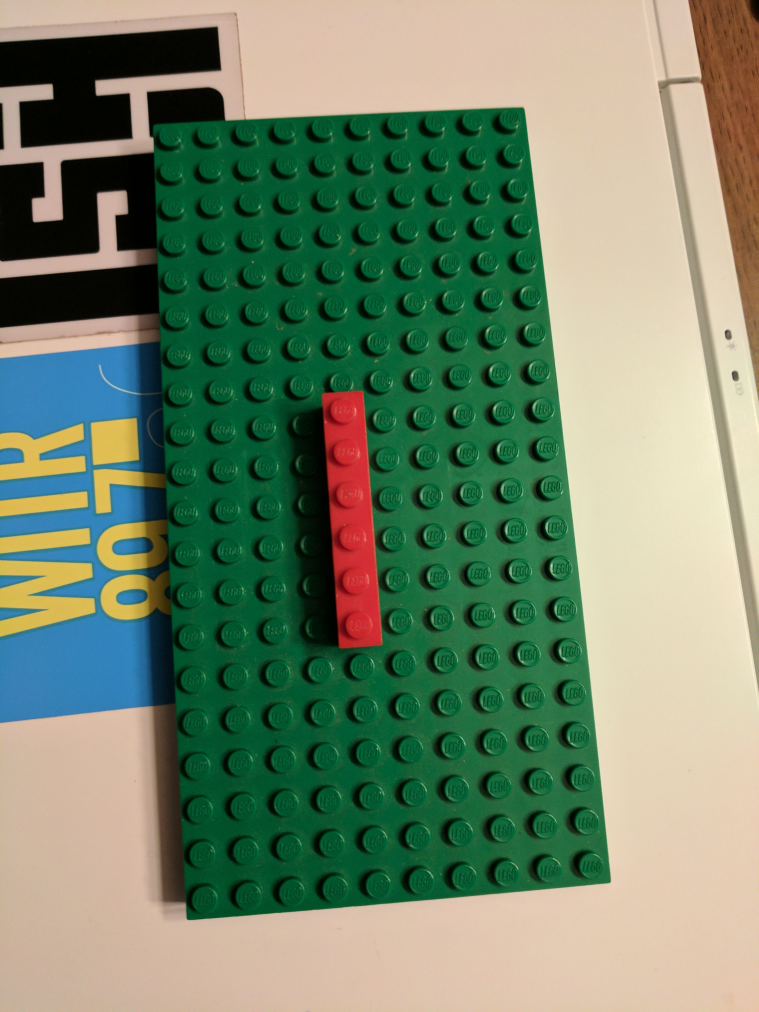
//> input picture test1.jpg, 3036 x 4048 px (shown at 1/4 size)
$ ./squares test1.jpg   (built with g++ and OpenCV 4)
//> lines starting //> are read from the running program, lines starting //| are printed output that depends on the picture; after the words box and inside, x2 and y2 are one past the last pixel; in counts of white or black regions, pixels touching at a corner belong together
// The "Square Detector" program.
// It loads several images sequentially and tries to find squares in
// each image

#include "opencv2/core/core.hpp"
#include "opencv2/imgproc/imgproc.hpp"
#include "opencv2/highgui/highgui.hpp"

#include <iostream>
#include <math.h>
#include <string.h>

using namespace cv;
using namespace std;

static void help()
{
    cout <<
    "\nA program using pyramid scaling, Canny, contours, contour simpification and\n"
    "memory storage (it's got it all folks) to find\n"
    "squares in a list of images pic1-6.png\n"
    "Returns sequence of squares detected on the image.\n"
    "the sequence is stored in the specified memory storage\n"
    "Call:\n"
    "./squares\n"
    "Using OpenCV version %s\n" << CV_VERSION << "\n" << endl;
}


int thresh = 50, N = 11;
const char* wndname = "Square Detection Demo";

// helper function:
// finds a cosine of angle between vectors
// from pt0->pt1 and from pt0->pt2
static double angle( Point pt1, Point pt2, Point pt0 )
{
    double dx1 = pt1.x - pt0.x;
    double dy1 = pt1.y - pt0.y;
    double dx2 = pt2.x - pt0.x;
    double dy2 = pt2.y - pt0.y;
    return (dx1*dx2 + dy1*dy2)/sqrt((dx1*dx1 + dy1*dy1)*(dx2*dx2 + dy2*dy2) + 1e-10);
}

// returns sequence of squares detected on the image.
// the sequence is stored in the specified memory storage
static void findSquares( const Mat& image, vector<vector<Point> >& squares )
{
    squares.clear();

    Mat pyr, timg, gray0(image.size(), CV_8U), gray;

    // down-scale and upscale the image to filter out the noise
    pyrDown(image, pyr, Size(image.cols/2, image.rows/2));
    pyrUp(pyr, timg, image.size());
    vector<vector<Point> > contours;

    // find squares in every color plane of the image
    for( int c = 0; c < 3; c++ )
    {
        int ch[] = {c, 0};
        mixChannels(&timg, 1, &gray0, 1, ch, 1);

        // try several threshold levels
        for( int l = 0; l < N; l++ )
        {
            // hack: use Canny instead of zero threshold level.
            // Canny helps to catch squares with gradient shading
            if( l == 0 )
            {
                // apply Canny. Take the upper threshold from slider
                // and set the lower to 0 (which forces edges merging)
                Canny(gray0, gray, 0, thresh, 5);
                // dilate canny output to remove potential
                // holes between edge segments
                dilate(gray, gray, Mat(), Point(-1,-1));
            }
            else
            {
                // apply threshold if l!=0:
                //     tgray(x,y) = gray(x,y) < (l+1)*255/N ? 255 : 0
                gray = gray0 >= (l+1)*255/N;
            }

            // find contours and store them all as a list
            findContours(gray, contours, CV_RETR_LIST, CV_CHAIN_APPROX_SIMPLE);

            vector<Point> approx;

            // test each contour
            for( size_t i = 0; i < contours.size(); i++ )
            {
                // approximate contour with accuracy proportional
                // to the contour perimeter
                approxPolyDP(Mat(contours[i]), approx, arcLength(Mat(contours[i]), true)*0.02, true);
                // square contours should have 4 vertices after approximation
                // relatively large area (to filter out noisy contours)
                // and be convex.
                // Note: absolute value of an area is used because
                // area may be positive or negative - in accordance with the
                // contour orientation
                if( approx.size() == 4 &&
                    fabs(contourArea(Mat(approx))) > 1000 &&
                    isContourConvex(Mat(approx)) )
                {
                    Rect boundRect = boundingRect(Mat(contours[i]));
                    double maxCosine = 0;

                    for( int j = 2; j < 5; j++ )
                    {
                        // find the maximum cosine of the angle between joint edges
                        double cosine = fabs(angle(approx[j%4], approx[j-2], approx[j-1]));
                        maxCosine = MAX(maxCosine, cosine);
                    }

                    // if cosines of all angles are small
                    // (all angles are ~90 degree) then write quandrange
                    // vertices to resultant sequence
                    if( maxCosine < 0.3 )
                        squares.push_back(approx);
                }
            }
        }
    }
}


// the function draws all the squares in the image
static void drawSquares( Mat& image, const vector<vector<Point> >& squares )
{
    for( size_t i = 0; i < squares.size(); i++ )
    {
        const Point* p = &squares[i][0];
        int n = (int)squares[i].size();
        polylines(image, &p, &n, 1, true, Scalar(0,255,0), 3, CV_AA);
    }

    resize(image, image, Size((1000.0/image.rows)*image.cols,1000));
    imshow(wndname, image);
}


int main(int argc, char** argv)
{
    help();
    namedWindow( wndname, 1 );
    vector<vector<Point> > squares;

    for( int i = 1; i < argc; i++ )
    {
        Mat image = imread(argv[i], 1);
//> image is the input picture: 4048 rows x 3036 cols, CV_8UC3; mean B, G, R 107.6, 134.1, 114.2
        if( image.empty() )
        {
            cout << "Couldn't load " << argv[i] << endl;
            continue;
        }

        findSquares(image, squares);
//> the loop in findSquares, `for( int c = 0; c < 3; c++ )` made 3 passes
//> pass 1, in findSquares, `mixChannels(&timg, 1, &gray0, 1, ch, 1);`:
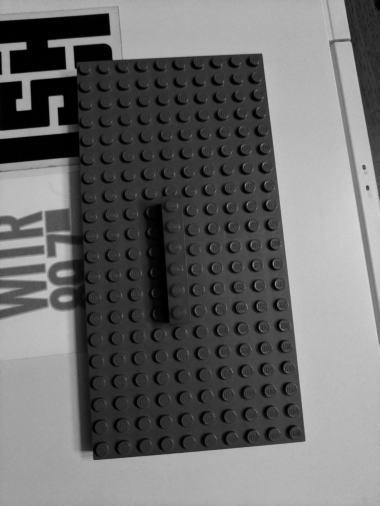
//> gray0: 4048 rows x 3036 cols, CV_8UC1 (shown at 1/8 size); min 0, max 220, mean 107.6
//> after the loop in findSquares, `for( int c = 0; c < 3; c++ )`:
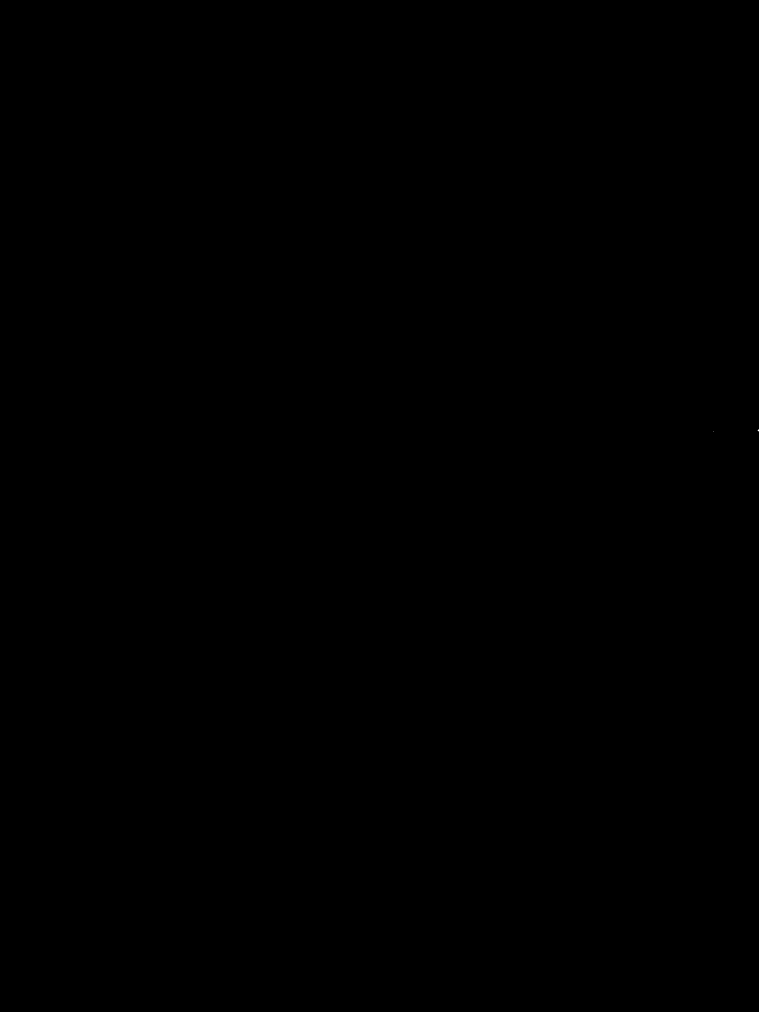
//> gray: 4048 rows x 3036 cols, CV_8UC1 (shown at 1/4 size); 0% white in thin lines or dots, all inside (x1, y1, x2, y2) = (2853, 1719, 3034, 1726)
//> after the loop in findSquares, `for( int c = 0; c < 3; c++ )`: contours = 2 contours, all with area under 20; squares = 66 contours; largest, box (x1, y1, x2, y2) and area: (0, 0, 3035, 4048) 11398380, (0, 0, 3030, 4048) 11388272, (1286, 1561, 1532, 2595) 170454, (1284, 1560, 1533, 2596) 168759, (1286, 1561, 1532, 2595) 166962
        drawSquares(image, squares);
//> the loop in drawSquares, `for( size_t i = 0; i < squares.size(); i++ )` made 66 passes
//> after the loop in drawSquares, `for( size_t i = 0; i < squares.size(); i++ )`:
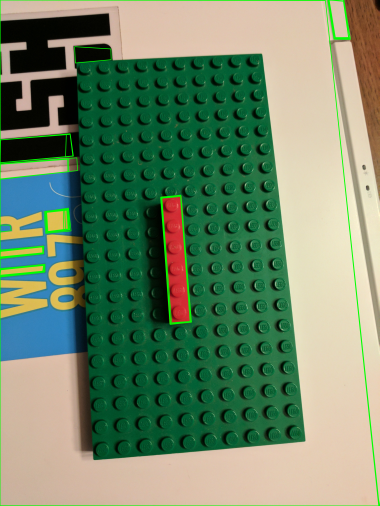
//> image: 4048 rows x 3036 cols, CV_8UC3 (shown at 1/8 size); mean B, G, R 105.8, 135.9, 111.6
//> in drawSquares, `resize(image, image, Size((1000.0/image.rows)*image.cols,1000));`:
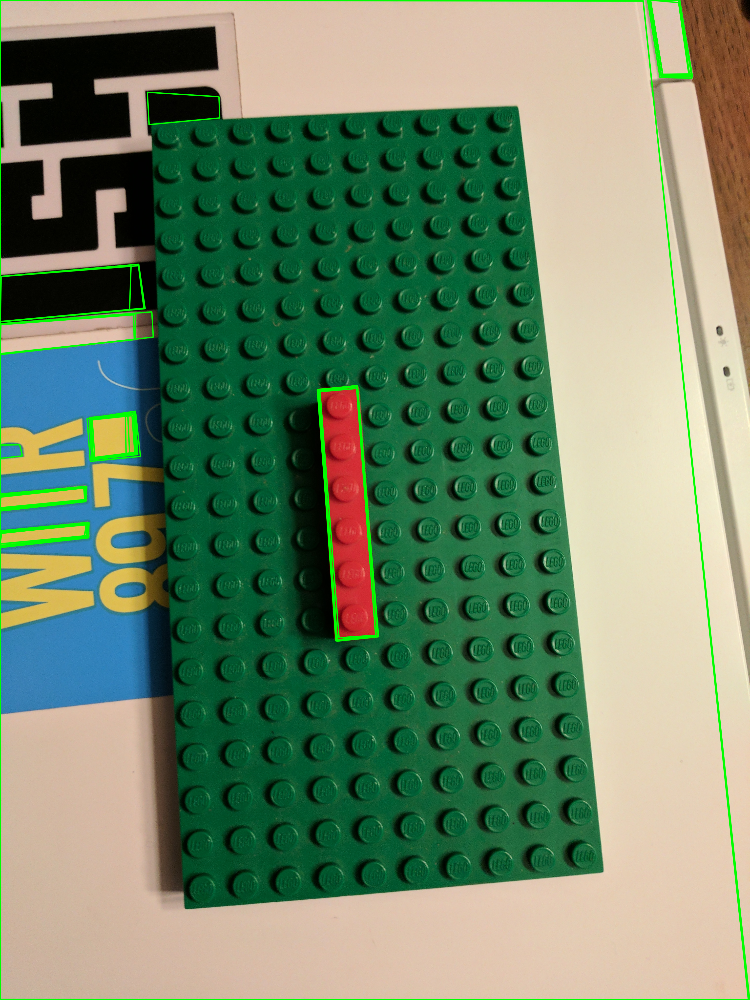
//> image: 1000 rows x 750 cols, CV_8UC3; mean B, G, R 105.7, 135.7, 111.5

        int c = waitKey();
//> the space key is pressed
        if( (char)c == 27 )
            break;
    }

    return 0;
}

$ run again, on test3.jpg
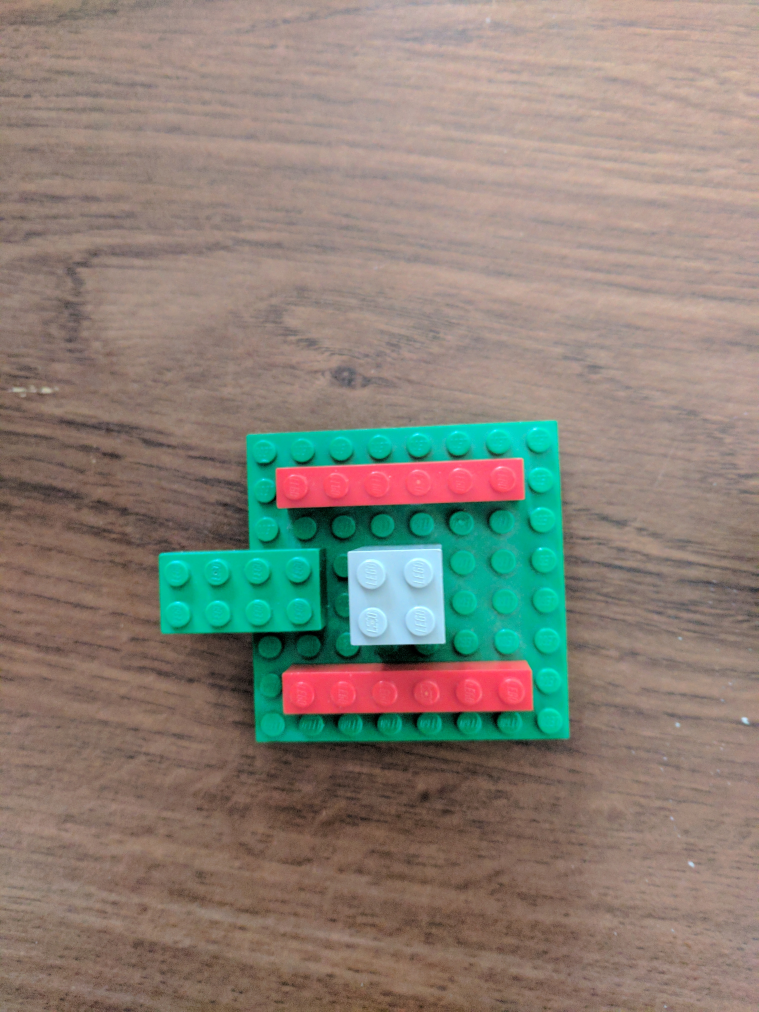
//> input picture test3.jpg, 3036 x 4048 px (shown at 1/4 size)
//> image is the input picture: 4048 rows x 3036 cols, CV_8UC3; mean B, G, R 118.2, 128.7, 137.6
//> after the loop in findSquares, `for( int c = 0; c < 3; c++ )`:
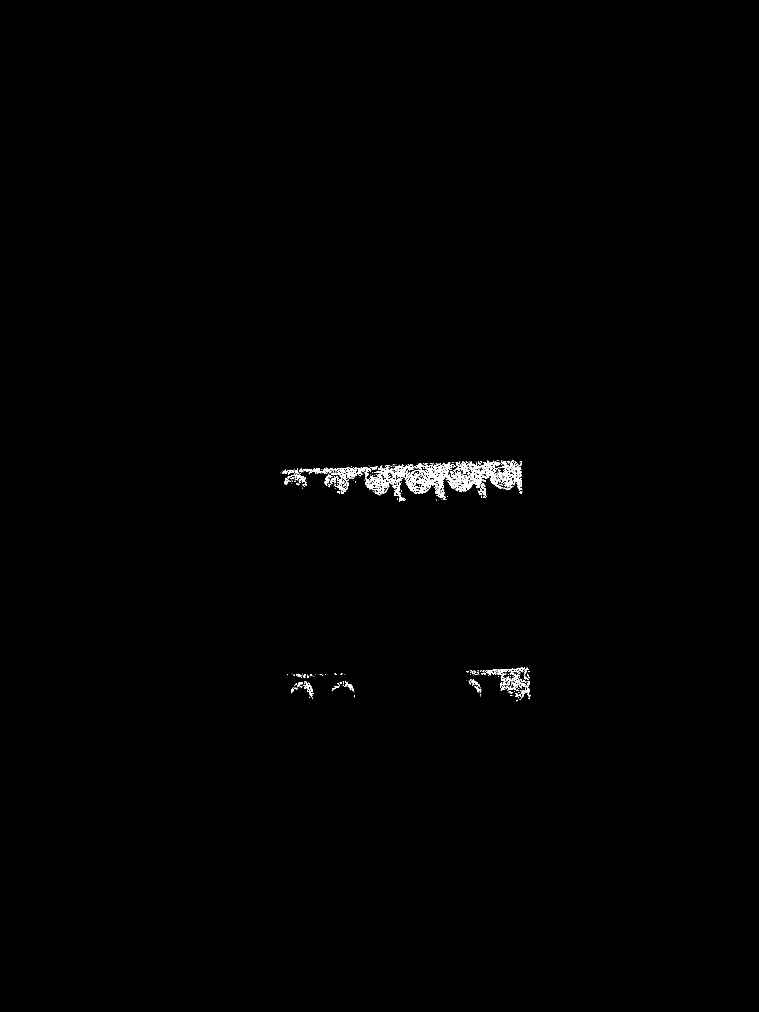
//> gray: 4048 rows x 3036 cols, CV_8UC1 (shown at 1/4 size); 0.37% white; 451 white regions (273 under 20 px)
//> after the loop in findSquares, `for( int c = 0; c < 3; c++ )`: contours = 676 contours, 453 with area under 20; largest, box (x1, y1, x2, y2) and area: (1619, 1843, 2015, 2000) 18478, (1460, 1862, 1662, 1981) 5270, (2009, 1844, 2088, 1954) 2716, (1647, 1919, 1702, 1954) 724, (1941, 2675, 2055, 2701) 646; squares = 37 contours; largest, box (x1, y1, x2, y2) and area: (0, 0, 3036, 4048) 12282645, (0, 0, 3036, 4048) 12282645, (0, 0, 3036, 4048) 12282645, (0, 0, 3036, 4048) 12282645, (0, 0, 3036, 4048) 12282645
//> the loop in drawSquares, `for( size_t i = 0; i < squares.size(); i++ )` made 37 passes
//> in drawSquares, `resize(image, image, Size((1000.0/image.rows)*image.cols,1000));`:
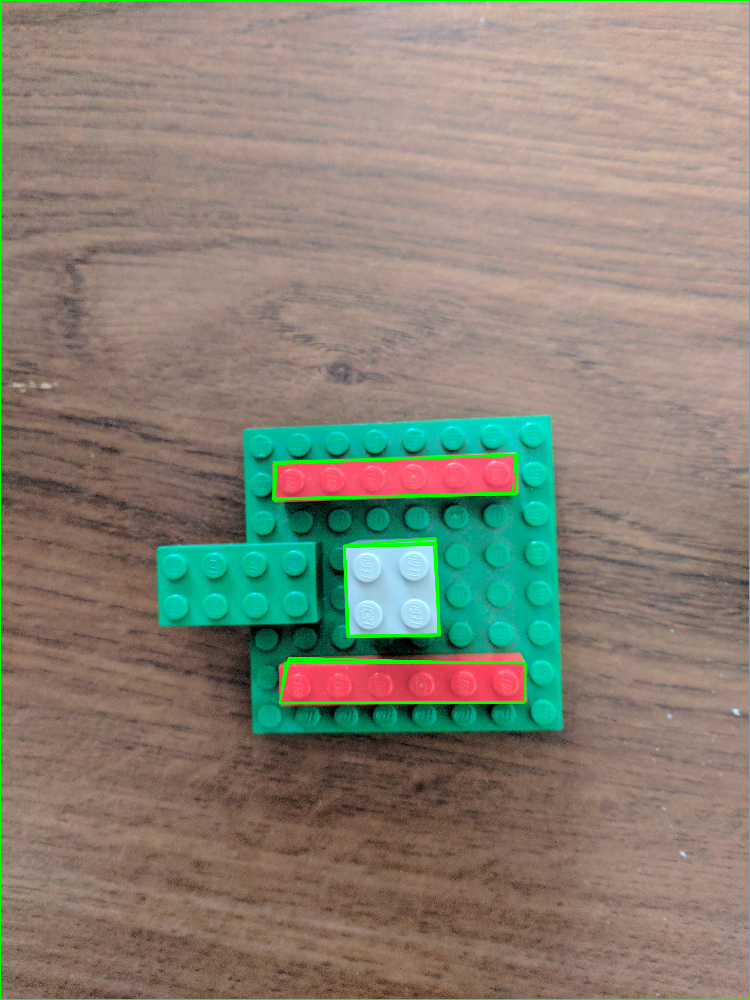
//> image: 1000 rows x 750 cols, CV_8UC3; mean B, G, R 116.5, 130.2, 135.4
